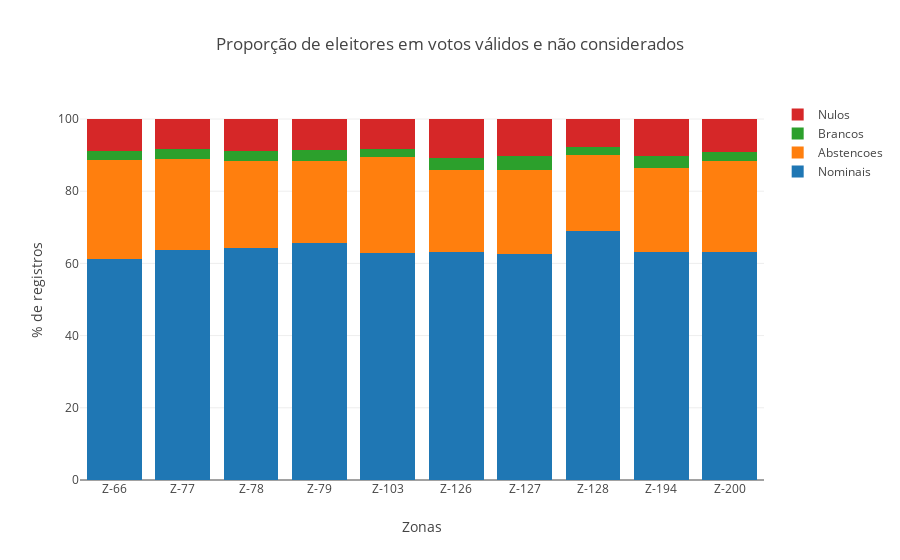

Notebook cell for this chart:
### Markdown cell above
#### Visualizando a divisão entre os não considerados

### Code cell
title = 'Proporção de eleitores em votos válidos e não considerados'
props = ['votos_nominais', 'abstencoes', 'votos_brancos', 'votos_nulos']
labels = { 'votos_nominais': 'Nominais', 'abstencoes' : 'Abstencoes', 'votos_brancos': 'Brancos', 'votos_nulos': 'Nulos' }
traces = generateDataToStackedBar(go=go, x=_zonas, props=props, labels=labels, df=agrupado_por_zona)
fig = generatedStackedBar(go=go, data=traces, title=title, x='Zonas', y='% de registros')
py.iplot(fig)

### Figure 1 — Plotly figure (JSON) as saved in the notebook; plotly's stock layout.template omitted (floating-point values rounded to 4 significant figures)
{"data": [{"name": "Nominais", "type": "bar", "uid": "54618997-e0ec-11e8-a069-5cc9d399d62a", "x": ["Z-66", "Z-77", "Z-78", "Z-79", "Z-103", "Z-126", "Z-127", "Z-128", "Z-194", "Z-200"], "y": [61.33, 63.6, 64.35, 65.53, 62.75, 63.21, 62.72, 69.06, 63.15, 63.21]}, {"name": "Abstencoes", "type": "bar", "uid": "54618998-e0ec-11e8-a069-5cc9d399d62a", "x": ["Z-66", "Z-77", "Z-78", "Z-79", "Z-103", "Z-126", "Z-127", "Z-128", "Z-194", "Z-200"], "y": [27.31, 25.42, 23.96, 22.92, 26.66, 22.65, 23.29, 20.97, 23.4, 25.2]}, {"name": "Brancos", "type": "bar", "uid": "54618999-e0ec-11e8-a069-5cc9d399d62a", "x": ["Z-66", "Z-77", "Z-78", "Z-79", "Z-103", "Z-126", "Z-127", "Z-128", "Z-194", "Z-200"], "y": [2.413, 2.788, 2.719, 3.011, 2.244, 3.4, 3.757, 2.208, 3.087, 2.575]}, {"name": "Nulos", "type": "bar", "uid": "5461899a-e0ec-11e8-a069-5cc9d399d62a", "x": ["Z-66", "Z-77", "Z-78", "Z-79", "Z-103", "Z-126", "Z-127", "Z-128", "Z-194", "Z-200"], "y": [8.948, 8.201, 8.971, 8.541, 8.344, 10.74, 10.23, 7.77, 10.36, 9.014]}], "layout": {"barmode": "stack", "title": "Proporção de eleitores em votos válidos e não considerados", "xaxis": {"title": "Zonas"}, "yaxis": {"title": "% de registros"}}}
